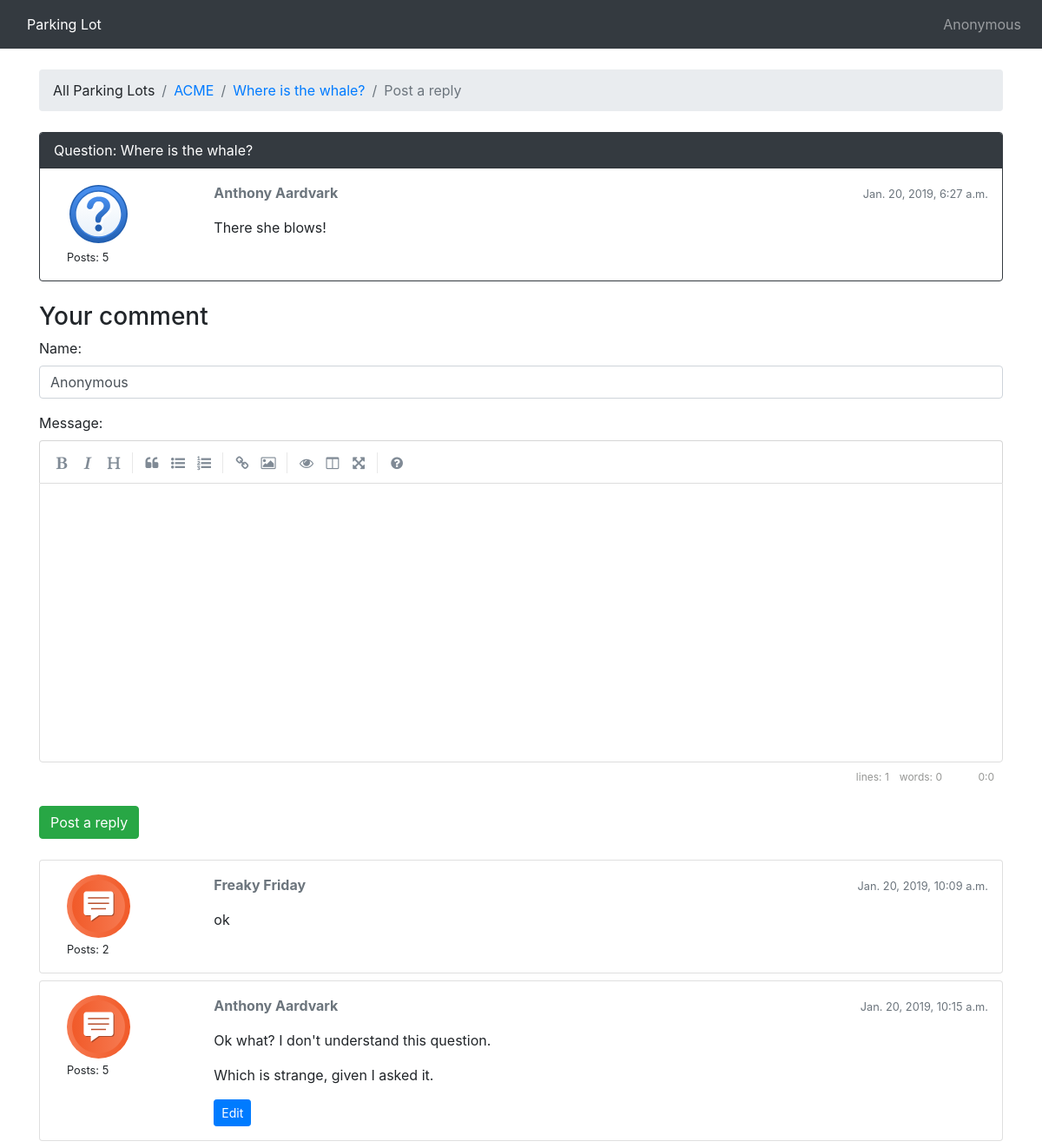
Page /lots/acme/questions/4/post_comment/ on the committed database.
### lot/models.py (models this page shows, shortened)
class Question(models.Model):
    subject = models.CharField(max_length=255)
    last_updated = models.DateTimeField(auto_now_add=True)
    lot = models.ForeignKey(Lot, related_name='questions',
                            on_delete=models.CASCADE)
    starter = models.ForeignKey(User, related_name='questions',
                                on_delete=models.CASCADE)
    starter_name = models.CharField(max_length=100, default='Anonymous')
    views = models.PositiveIntegerField(default=0)
    def get_first_post(self):
        return (Post.objects.filter(question=self)
                .order_by('created_at')
                .first())

class Lot(models.Model):
    group_name = models.CharField(max_length=30, unique=True)
    description = models.CharField(max_length=100)
    location = models.CharField(max_length=100)
    start_date = models.DateField(null=True)
    end_date = models.DateField(null=True)
    slug = models.SlugField(unique=True)
    timezone = models.CharField(max_length=100, choices=TIMEZONE_CHOICES,
                                default='America/Los_Angeles')

class Post(models.Model):
    message = models.TextField(max_length=4000)
    question = models.ForeignKey(Question, related_name='posts',
                                 on_delete=models.CASCADE)
    created_at = models.DateTimeField(auto_now_add=True)
    updated_at = models.DateTimeField(null=True)
    created_by = models.ForeignKey(User, null=True, related_name='posts',
                                   on_delete=models.CASCADE)
    updated_by = models.ForeignKey(User, null=True, related_name='+',
                                   on_delete=models.CASCADE)
    created_name = models.CharField(max_length=100)
    updated_name = models.CharField(max_length=100)
    def get_message_as_markdown(self):
        return mark_safe(markdown(self.message, safe_mode='escape'))
    def get_comment_count_by_user_in_lot(self):
        lot = self.question.lot
        return (Post.objects.filter(question__lot=lot)
                .filter(created_name=self.created_name)
                .count())

### lot/views.py (the view)
# urls.py: path('lots/<slug:lot_id>/questions/<int:question_pk>/post_comment/',
def post_comment(request, lot_id, question_pk):
    question = get_object_or_404(Question, lot__slug=lot_id, pk=question_pk)
    if request.method == 'POST':
        form = PostForm(request.POST)
        if form.is_valid():
            post = form.save(commit=False)
            post.question = question
            post.created_name = form.cleaned_data.get('name')
            post.save()
            request.session['name'] = post.created_name
            question.last_updated = timezone.now()
            question.save()
            return redirect('question_comments', lot_id=lot_id,
                            question_pk=question_pk)
    else:
        form = PostForm()
        if request.user.username:
            form.initial['name'] = request.user.username
        else:
            form.initial['name'] = request.session.get('name', 'Anonymous')
    return render(request, 'post_comment.html', {'question': question, 'form':
                                                 form})

### lot/forms.py
class PostForm(forms.ModelForm):
    name = forms.CharField(max_length=100)
    class Meta:
        model = Post
        fields = ['name', 'message', ]

### templates/post_comment.html (shortened to what this page needs)
{% extends 'base.html' %}
{% load static %}
{% load tz %}
{% block stylesheet %}
  <link rel="stylesheet" href="{% static 'css/simplemde.min.css' %}">
{% endblock %}
{% block breadcrumb %}
  {% include 'includes/parklot_breadcrumb.html' %}
  <li class="breadcrumb-item"><a href="{% url 'list_questions' question.lot.slug %}">{{ question.lot.group_name }}</a></li>
  <li class="breadcrumb-item"><a href="{% url 'question_comments' question.lot.slug question.pk %}">{{ question.subject }}</a></li>
  <li class="breadcrumb-item active">Post a reply</li>
{% endblock %}
{% block content %}
  {% timezone question.lot.timezone %}
  <div class="mb-4">
      {% include 'includes/single_comment.html' with post=question.get_first_post question=question %}
  </div>
  <div class="mb-4">
      <h3>Your comment</h3>
      <form method="post" class="mb-4" novalidate>
          {% include 'includes/form.html' %}
          <button type="submit" class="btn btn-success">Post a reply</button>
      </form>
  </div>
  {% for post in question.posts.all|slice:"1:" %}
    {% include 'includes/single_comment.html' with post=post question=None %}
  {% endfor %}
  {% endtimezone %}
{% endblock %}

### templates/includes/single_comment.html
{% load static %}
<div class="card mb-2 {% if question %} border-dark {% endif %}">
    {% if question %}
    <div class="card-header text-white bg-dark py-2 px-3">
      Question: {{question.subject}}
    </div>
    {% endif %}
    <div class="card-body p-3">
        <div class="row">
            <div class="col-2">
                <div class="col-8">
                    {% if question %}
                    <img src="{% static 'img/question_icon.svg' %}" alt="{{post.created_name}}" class="w-100">
                    {% else %}
                    <img src="{% static 'img/comment_icon.svg' %}" alt="{{post.created_name}}" class="w-100">
                    {% endif %}
                </div>
                <div class="col-12">
                    <small>Posts: {{ post.get_comment_count_by_user_in_lot }}</small>
                </div>
            </div>
            <div class="col-10">
                <div class="row mb-3">
                    <div class="col-6">
                        <strong class="text-muted">{{ post.created_name}} </strong>
                    </div>
                    <div class="col-6 text-right">
                        <small class="text-muted">{{ post.created_at }}</small>
                    </div>
                </div>
                {{ post.get_message_as_markdown }}
                {% if forloop.last %}
                <div class="mt-3">
                    <a href="{% url 'edit_comment' post.question.lot.slug post.question.pk post.pk %}"
                       class="btn btn-primary btn-sm" role="button">Edit</a>
                </div>
                {% endif %}
            </div>
        </div>
    </div>
</div>

### rows in the picture
Question: lot.group_name "ACME", subject "Where is the whale?"
Post: get_comment_count_by_user_in_lot "5", created_name "Anthony Aardvark", created_at "Jan. 20, 2019, 6:27 a.m.", get_message_as_markdown "There she blows!"
Post: get_comment_count_by_user_in_lot "2", created_name "Freaky Friday", created_at "Jan. 20, 2019, 10:09 a.m.", get_message_as_markdown "ok"
Post: get_comment_count_by_user_in_lot "5", created_name "Anthony Aardvark", created_at "Jan. 20, 2019, 10:15 a.m.", get_message_as_markdown "Ok what? I don't understand this question. Which is strange, given I asked it.", shows "Edit"

### other values in the picture
{{ request.session.name|default:"Anonymous" }} "Anonymous"
{{ field.label_tag }} "Name:" "Message:"
